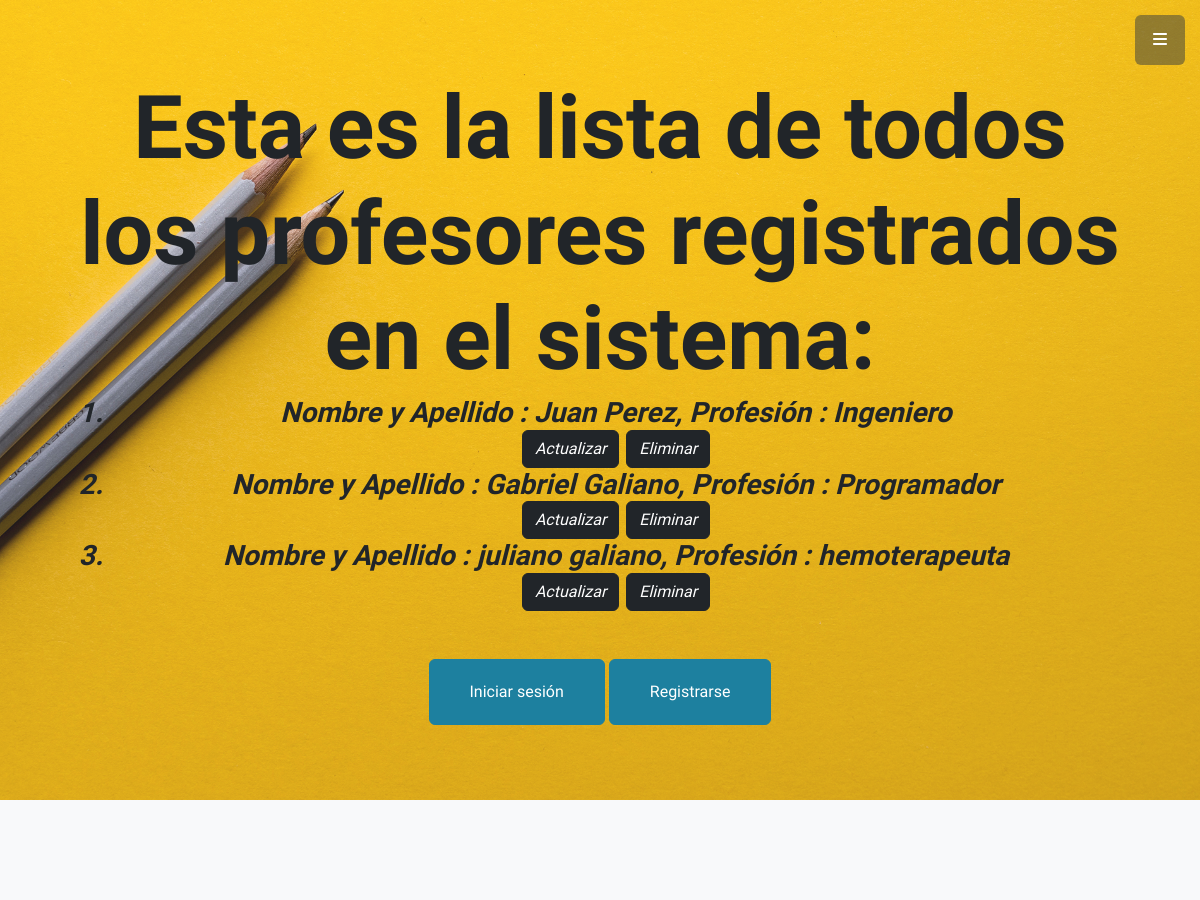
The page /AppCoder/profesores/ (upper part) on the database as committed earlier.
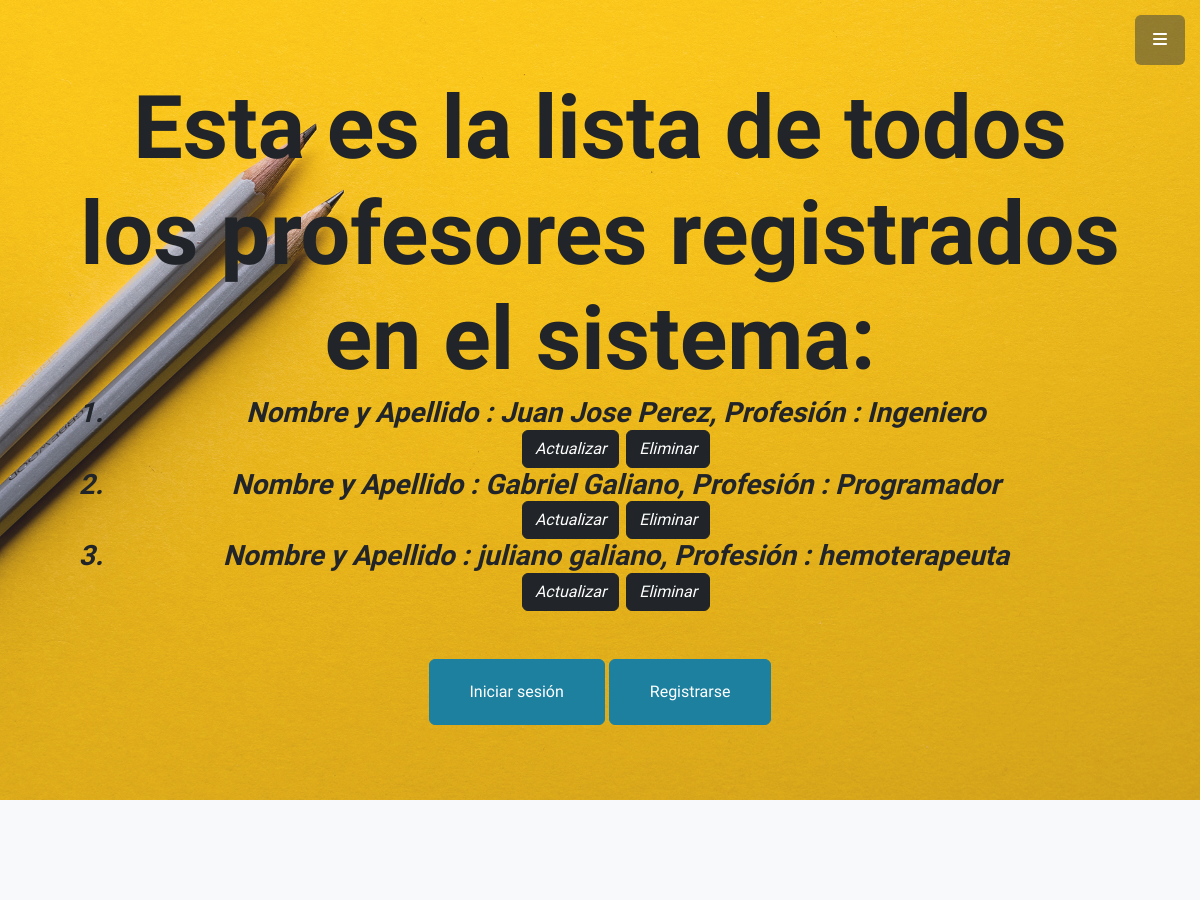
The same page on the database as committed later.
### AppCoder/models.py (models this page shows)
class Profesor(models.Model):
    nombre = models.CharField(max_length=30)
    apellido = models.CharField(max_length=30)
    email = models.EmailField()
    profesion = models.CharField(max_length=30)

### AppCoder/views.py (the view)
# urls.py: path('profesores/', ver_profesores, name='VerProfesores'),
def ver_profesores(request):
    todosLosProfesores = Profesor.objects.all()
    return render(request, "AppCoder/ver_profesores.html", {'todosLosProfesores': todosLosProfesores})

### AppCoder/Templates/AppCoder/ver_profesores.html
{% extends 'AppCoder/padre.html' %}
{% block title %}
Esta es la lista de todos los profesores registrados en el sistema:
{% endblock %}
{% block form%}
        <ol>
            {% for profesor in todosLosProfesores %}
            <li>
                Nombre y Apellido : {{profesor.nombre}}
                {{profesor.apellido}},
                Profesión : {{profesor.profesion}}
            </li>
            <a class="btn btn-dark btn-l" href="{% url 'actualizarProfesor' profesor.nombre %}">Actualizar</a>
            <a class="btn btn-dark btn-l" href="{% url 'eliminarProfesor' profesor.nombre %}">Eliminar</a>
            {% endfor %}
        </ol>
{%endblock%}

Rows that differ between the two databases and show on the page:
changed Profesor "Perez": nombre "Juan" → "Juan Jose"
